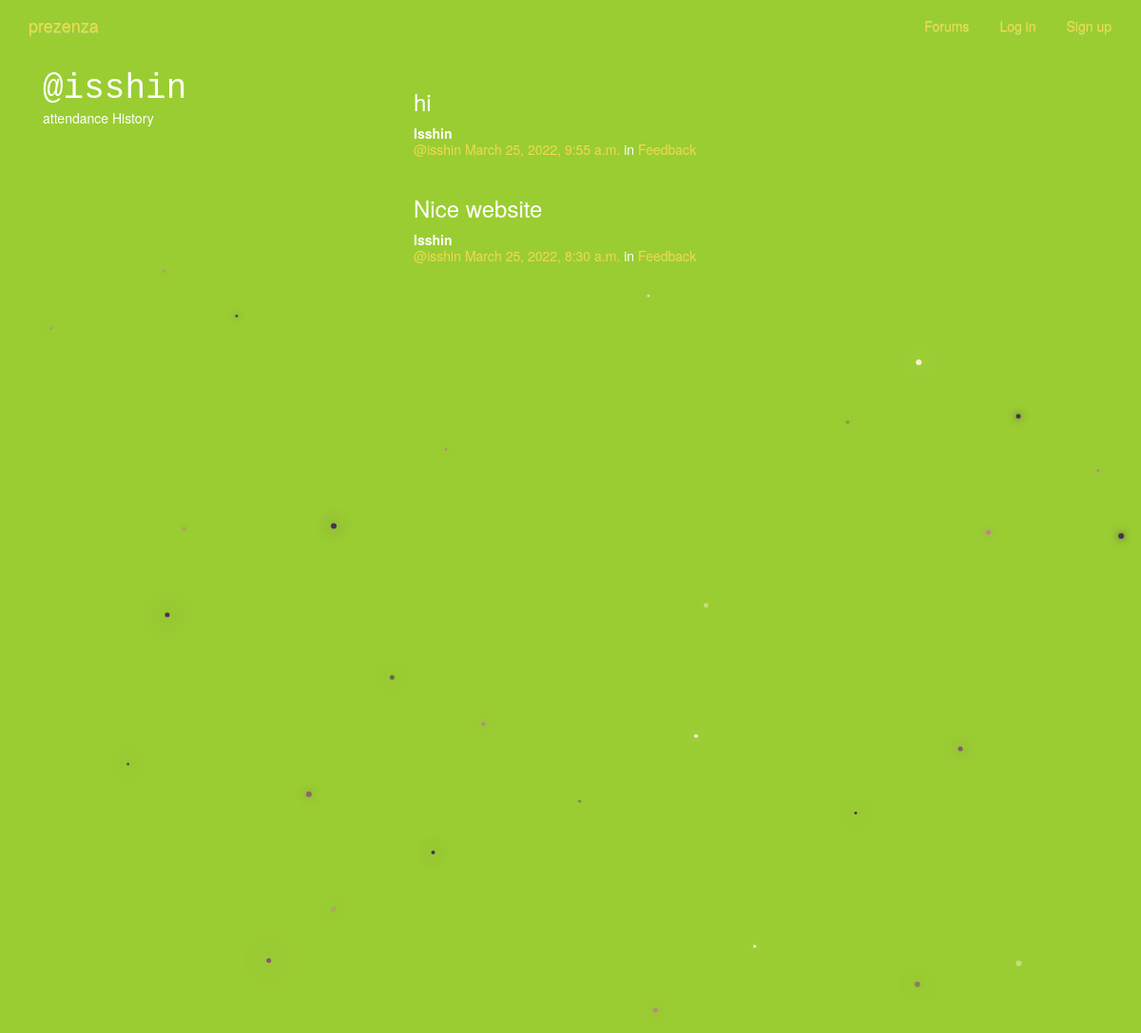
/posts/by/isshin/, run on the app's committed database.
### posts/models.py (models this page shows, shortened)
class Post(models.Model):
    user = models.ForeignKey(User, related_name="posts",on_delete=models.CASCADE)
    created_at = models.DateTimeField(auto_now=True)
    message = models.TextField()
    message_html = models.TextField(editable=False)
    group = models.ForeignKey(Group, related_name="posts",null=True, blank=True,on_delete=models.CASCADE)
    class Meta:
        ordering = ["-created_at"]
        unique_together = ["user", "message"]

### groups/models.py (models this page shows, shortened)
class Group(models.Model):
    name = models.CharField(max_length=50, unique=True)
    slug = models.SlugField(allow_unicode=True, unique=True)
    description = models.TextField(blank=True, default='')
    description_html = models.TextField(editable=False, default='', blank=True)
    members = models.ManyToManyField(User,through="GroupMember")
    class Meta:
        ordering = ["name"]

### posts/views.py (the view)
# urls.py: url(r"by/(?P<username>[-\w]+)/$",views.UserPosts.as_view(),name="for_user"),
class UserPosts(generic.ListView):
    model = models.Post
    template_name = "posts/user_post_list.html"
    def get_queryset(self):
        try:
            self.post_user = User.objects.prefetch_related("posts").get(
                username__iexact=self.kwargs.get("username")
            )
        except User.DoesNotExist:
            raise Http404
        else:
            return self.post_user.posts.all()
    def get_context_data(self, **kwargs):
        context = super().get_context_data(**kwargs)
        context["post_user"] = self.post_user
        return context

### posts/templates/posts/user_post_list.html
{% extends "posts/post_base.html" %}
{% block prepost %}
<div class="col-md-4">
	<h1>@{{ post_user.username }}</h1>
	<p>attendance History</p>
</div>
{% endblock %}
{% block post_content %}
<div class="col-md-8">
	{% for post in post_list %}
		{% include "posts/_post.html" %}
	{% endfor %}
</div>
{% endblock %}

### posts/templates/posts/_post.html (shortened to what this page needs)
<div class="post media">
	<h3>{{ post.message_html|linebreaks }}</h3>
	<div class="media-body">
		<strong>{{ post.user.username|capfirst  }}</strong>
		<h5 class="media-heading">
			<span class="username"><a href="{% url 'posts:for_user' username=post.user.username %}">@{{ post.user.username }}</a></span>
			<time class="time"><a href="{% url 'posts:single' username=post.user.username pk=post.pk %}">{{ post.created_at }}</a></time>
			{% if post.group %}
			<span class="group-name">in <a href="#">{{ post.group.name }}</a></span>
			{% endif %}
		</h5>
	</div>
</div>

### static/faculty/css/master.css (style rules this page uses)
body { margin: 0; overflow: hidden; background-color: yellowgreen; color:white; }

### static/css/new.css (style rules this page uses)
h1 { margin: 0px; font-family: monospace; }
.color-secondary, a { color: #F0DA50; text-decoration: none; }

### data on the page
Post: message_html "hi", user.username "Isshin", user.username "isshin", created_at "March 25, 2022, 9:55 a.m.", group.name "Feedback"
Post: message_html "Nice website", user.username "Isshin", user.username "isshin", created_at "March 25, 2022, 8:30 a.m.", group.name "Feedback"

### other printed values
{{ post_user.username }} "isshin"
